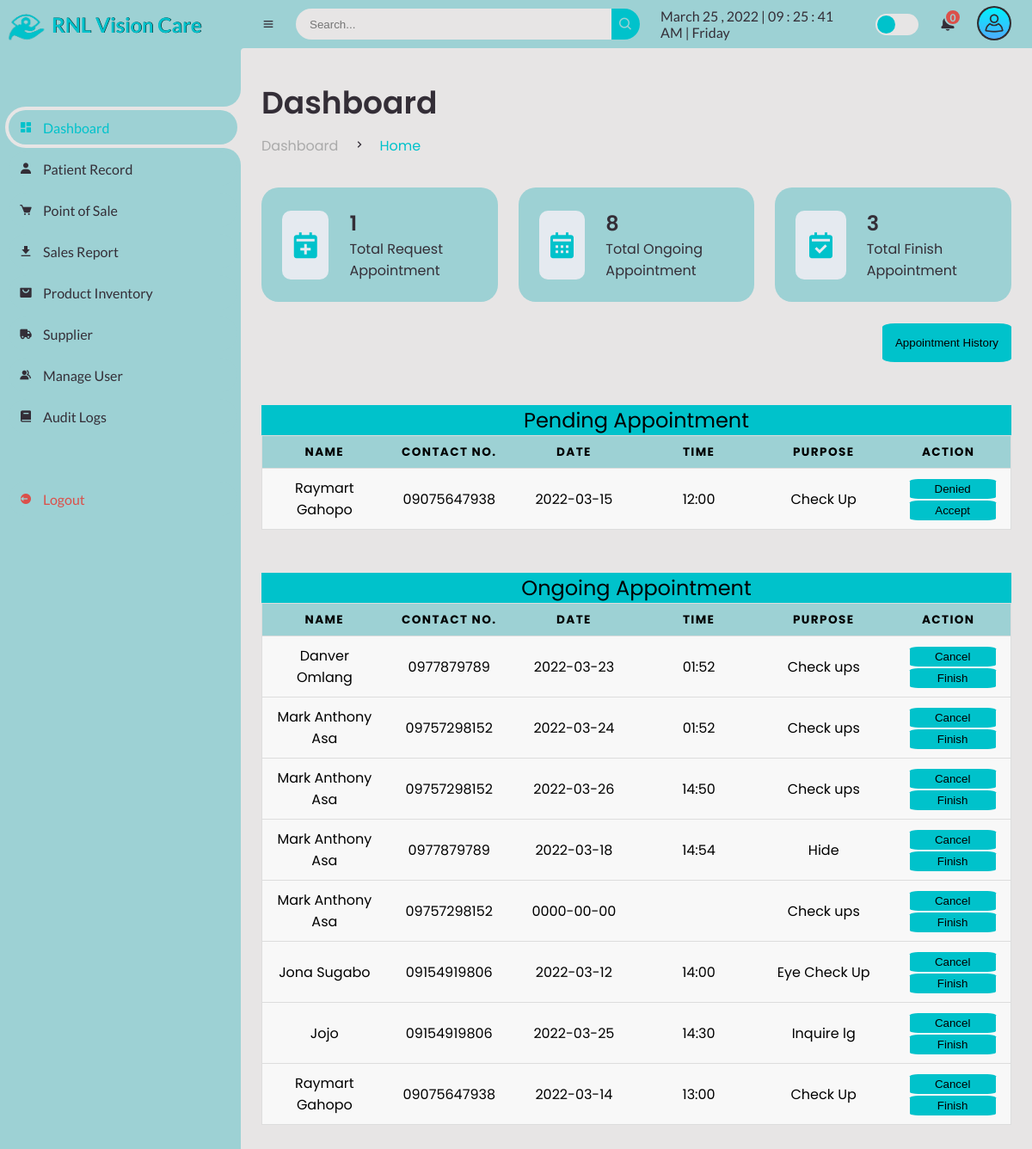
The page /Admin/dashboard.php (signed in) on the database as committed earlier.
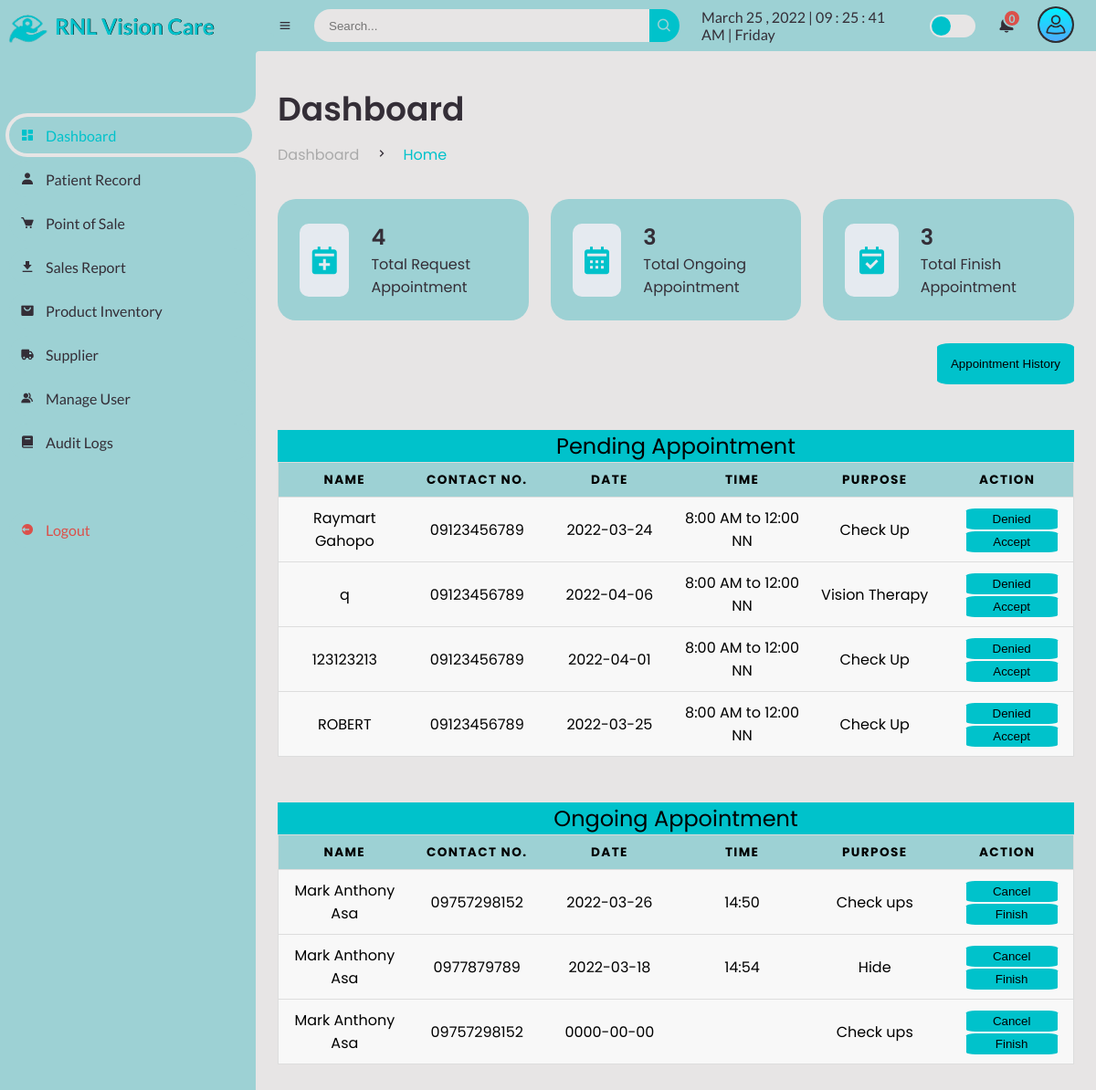
The same page on the database as committed later.
### tables this page shows
CREATE TABLE `appointment` (
  `app_id` int(11) NOT NULL AUTO_INCREMENT,
  `app_user` varchar(255) NOT NULL,
  `app_name` varchar(255) NOT NULL,
  `app_email` varchar(150) NOT NULL,
  `app_contact` varchar(150) NOT NULL,
  `app_date` date NOT NULL,
  `app_time` varchar(255) NOT NULL,
  `app_purpose` varchar(255) NOT NULL,
  `app_remarks` varchar(200) NOT NULL,
  PRIMARY KEY (`app_id`)
);

### Admin/dashboard.php (the view, shortened to what this page needs)
<?php
include("session.php");
?>
<!DOCTYPE html>
<html lang="en">
<head>
	<link href='https://unpkg.com/boxicons@2.0.9/css/boxicons.min.css' rel='stylesheet'>
	<link rel="stylesheet" href="css\sys_style.css">
</head>
<body>
	<section id="sidebar">
		<a href="dashboard.php" class="brand">
		<img src="images\logo.png" alt="" width="60px;">
			<span class="text" style="text-shadow:0.5px 0px #000;">RNL Vision Care</span>
		</a>
		<ul class="side-menu top">
			<li class="active">
				<a href="dashboard.php">
					<i class='bx bxs-dashboard' ></i>
					<span class="text">Dashboard</span>
				</a>
			</li>
			<li>
				<a href="patient-record.php">
					<i class='bx bxs-user' ></i>
					<span class="text">Patient Record</span>
				</a>
			</li>
			<li>
				<a href="point-of-sale.php">
					<i class='bx bxs-cart' ></i>
					<span class="text">Point of Sale</span>
				</a>
			</li>
			<li>
				<a href="sales-report.php">
					<i class='bx bxs-download' ></i>
					<span class="text">Sales Report</span>
				</a>
			</li>
			<li>
				<a href="product.php">
					<i class='bx bxs-shopping-bag-alt' ></i>
					<span class="text">Product Inventory</span>
				</a>
			</li>
			<li>
				<a href="supplier.php">
					<i class='bx bxs-truck' ></i>
					<span class="text">Supplier</span>
				</a>
			</li>
			<li>
				<a href="manage-user.php">
					<i class='bx bxs-group' ></i>
					<span class="text">Manage User</span>
				</a>
			</li>
			<li>
				<a href="audit.php">
					<i class='bx bxs-book' ></i>
					<span class="text">Audit Logs</span>
				</a>
			</li>
		</ul>
		<ul class="side-menu">
			<li>
				<a href="logout.php" class="logout">
					<i class='bx bxs-log-out-circle' ></i>
					<span class="text">Logout</span>
				</a>
			</li>
		</ul>
	</section>
	<section id="content">
		<nav>
			<i class='bx bx-menu' ></i>
			<form action="#">
				<div class="form-input">
					<input type="search" placeholder="Search...">
					<button type="submit" class="search-btn"><i class='bx bx-search' ></i></button>
				</div>
			</form>
			<div id="digital-clock"></div>
			<label for="switch-mode" class="switch-mode"></label>
			<div class="dropdown2">
			<a href="#" class="notification">
				<span class="num">
				<?php
				$query = mysqli_query($conn, "SELECT COUNT(*) as total from client_inquiries WHERE inquiries_status = '2'");
					while($result=mysqli_fetch_array($query)){
					echo $result['total'];
				}
				?>
						  </span>
			</a>
					<?php
			   require_once("../db/notification/notifdisplay.php");
            ?>
			</div>
			<div class="dropdown1">
			<img src="img\user.png" alt="" width="40px" class="userlogo">
			</div>
		</nav>
		<main>
			<div class="head-title">
				<div class="left">
					<h1>Dashboard</h1>
					<ul class="breadcrumb">
						<li>
							<a href="#">Dashboard</a>
						</li>
						<li><i class='bx bx-chevron-right' ></i></li>
						<li>
							<a class="active" href="#">Home</a>
						</li>
					</ul>
				</div>
			</div>
			<ul class="box-info">
				<li>
					<i class='bx bxs-calendar-plus' ></i>
					<span class="text">
						<h3><?php
							$query = mysqli_query($conn, "SELECT COUNT(*) as total from appointment where app_remarks = 'PENDING';");
									while($result=mysqli_fetch_array($query)){
										echo $result['total'];
						  							}
						  ?></h3>
						<p>Total Request Appointment</p>
					</span>
				</li>
				<li>
					<i class='bx bxs-calendar' ></i>
					<span class="text">
						<h3>
							<?php
							$query2 = mysqli_query($conn, "SELECT COUNT(*) as total from appointment where app_remarks = 'ONGOING';");
									while($result2=mysqli_fetch_array($query2)){
										echo $result2['total'];
						  							}
						  ?>
						  </h3>
						<p>Total Ongoing Appointment</p>
					</span>
				</li>
				<li>
					<i class='bx bxs-calendar-check' ></i>
					<span class="text">
						<h3><?php
							$query3 = mysqli_query($conn, "SELECT COUNT(*) as total from appointment_history where app_remarks = 'FINISH';");
									while($result3=mysqli_fetch_array($query3)){
										echo $result3['total'];
						  							}
						  ?></h3>
						<p>Total Finish Appointment</p>
					</span>
				</li>
			</ul>
			<div><br>
				<a href="d-appointment-history.php"><button class="btn-apph" style="cursor: pointer;">Appointment History</button></a>
			</div><br>
			<div>
					<table>
					<caption>Pending Appointment</caption>
     <thead>
     	<tr>
     	<th scope="col">Name</th>
		<th scope="col">Contact No.</th>
		<th scope="col">Date</th>
		<th scope="col">Time</th>
		<th scope="col">Purpose</th>
		<th scope="col">Action</th>
     	</tr>
     </thead>
     <tbody>
     	  	<tr>
     	  		<?php
     	  		$query4 = mysqli_query($conn, "Select * from appointment where app_remarks = 'PENDING'");
     	  		while($row = $query4 -> fetch_assoc()){
     	  ?>
     	  	  <td data-label="Name" ><p><?php echo $row['app_name'];?></p></td>
     	  	  <td data-label="Contact No."><?php echo $row['app_contact'];?></td>
     	  	  <td data-label="Date"><?php echo $row['app_date'];?></td>
			  <td data-label="Time"><?php echo $row['app_time'];?></td>
			  <td data-label="Purpose"><?php echo $row['app_purpose'];?></td>
			  <td data-label="Action"><a href="?id3=<?php echo $row['app_id'];?>"><button class="btn-c" style="cursor: pointer;width:100px;">Denied</button></a>
			  <a href="?id=<?php echo $row['app_id'];?>"><button class="btn-f" style="cursor: pointer;width:100px;">Accept</button></a></td>
     	  </tr>
     	<?php  } ?>
     </tbody>
   </table>
			</div>
			<div>
				<table>
						<caption>Ongoing Appointment</caption>
						<thead>
						<tr>
							<th scope="col">Name</th>
							<th scope="col">Contact No.</th>
							<th scope="col">Date</th>
							<th scope="col">Time</th>
							<th scope="col">Purpose</th>
							<th scope="col">Action</th>
						</tr>
						</thead>
						<tbody>
							<tr>
							<tr>
							<?php
								$query5 = mysqli_query($conn, "Select * from appointment where app_remarks = 'ONGOING'");
								while($row1 = $query5 -> fetch_assoc()){
							?>
							<td data-label="Name"><?php echo $row1['app_name'];?></td>
							<td data-label="Contact No."><?php echo $row1['app_contact'];?></td>
							<td data-label="Date"><?php echo $row1['app_date'];?></td>
							<td data-label="Time"><?php echo $row1['app_time'];?></td>
							<td data-label="Purpose"><?php echo $row1['app_purpose'];?></td>
							<td data-label="Action"><a href="?id2=<?php echo $row1['app_id'];?>"><button class="btn-c" style="cursor: pointer;width:100px;pad">Cancel</button>
			  				<a href="?id1=<?php echo $row1['app_id'];?>"><button class="btn-f" style="cursor: pointer;width:100px;">Finish</button></td>
							</tr>
							<?php } ?>
						</tbody>
					</table>
			</div>
		</main>
	</section>
</body>
</html>

### Admin/dashboard.php (style rules this page uses)
.btn-apph { background-color: #00c2cb; padding: 15px; border: none; border-radius: 10%; float: right; margin-left: 10px; }
.btn-f, .btn-c { background-color: #00c2cb; border: none; border-radius: 10%; margin-left: 10px; padding:4px; }
table { border: 1px solid #ccc; border-collapse: collapse; margin: 0; padding: 0; width: 100%; table-layout: fixed; }
table caption { font-size: 1.5em; background-color: #00c2cb; margin-top:50px; }
table tr { background-color: #f8f8f8; border: 1px solid #ddd; padding: .35em; }
table th, table td { padding: .625em; text-align: center; }
table th { font-size: .85em; letter-spacing: .1em; text-transform: uppercase; background-color: #9dd1d4; }

Rows that differ between the two databases and show on the page:
removed appointment: app_name "Raymart Gahopo", app_contact "09075647938", app_date "2022-03-15", app_time "12:00", app_purpose "Check Up", shown under "Pending Appointment"
removed appointment: app_name "Danver Omlang", app_contact "0977879789", app_date "2022-03-23", app_time "01:52", app_purpose "Check ups", shown under "Ongoing Appointment"
removed appointment: app_name "Mark Anthony Asa", app_contact "09757298152", app_date "2022-03-24", app_time "01:52", app_purpose "Check ups", shown under "Ongoing Appointment"
removed appointment: app_name "Jona Sugabo", app_contact "09154919806", app_date "2022-03-12", app_time "14:00", app_purpose "Eye Check Up", shown under "Ongoing Appointment"
removed appointment: app_name "Jojo", app_contact "09154919806", app_date "2022-03-25", app_time "14:30", app_purpose "Inquire lg", shown under "Ongoing Appointment"
removed appointment: app_name "Raymart Gahopo", app_contact "09075647938", app_date "2022-03-14", app_time "13:00", app_purpose "Check Up", shown under "Ongoing Appointment"
added appointment: app_name "Raymart Gahopo", app_contact "09123456789", app_date "2022-03-24", app_time "8:00 AM to 12:00 NN", app_purpose "Check Up", shown under "Pending Appointment"
added appointment: app_name "q", app_contact "09123456789", app_date "2022-04-06", app_time "8:00 AM to 12:00 NN", app_purpose "Vision Therapy", shown under "Pending Appointment"
added appointment: app_name "123123213", app_contact "09123456789", app_date "2022-04-01", app_time "8:00 AM to 12:00 NN", app_purpose "Check Up", shown under "Pending Appointment"
added appointment: app_name "ROBERT", app_contact "09123456789", app_date "2022-03-25", app_time "8:00 AM to 12:00 NN", app_purpose "Check Up", shown under "Pending Appointment"
Other text that changed with them:
new list line: "4"
new list line: "3"
list line gone: "1"
list line gone: "8"
